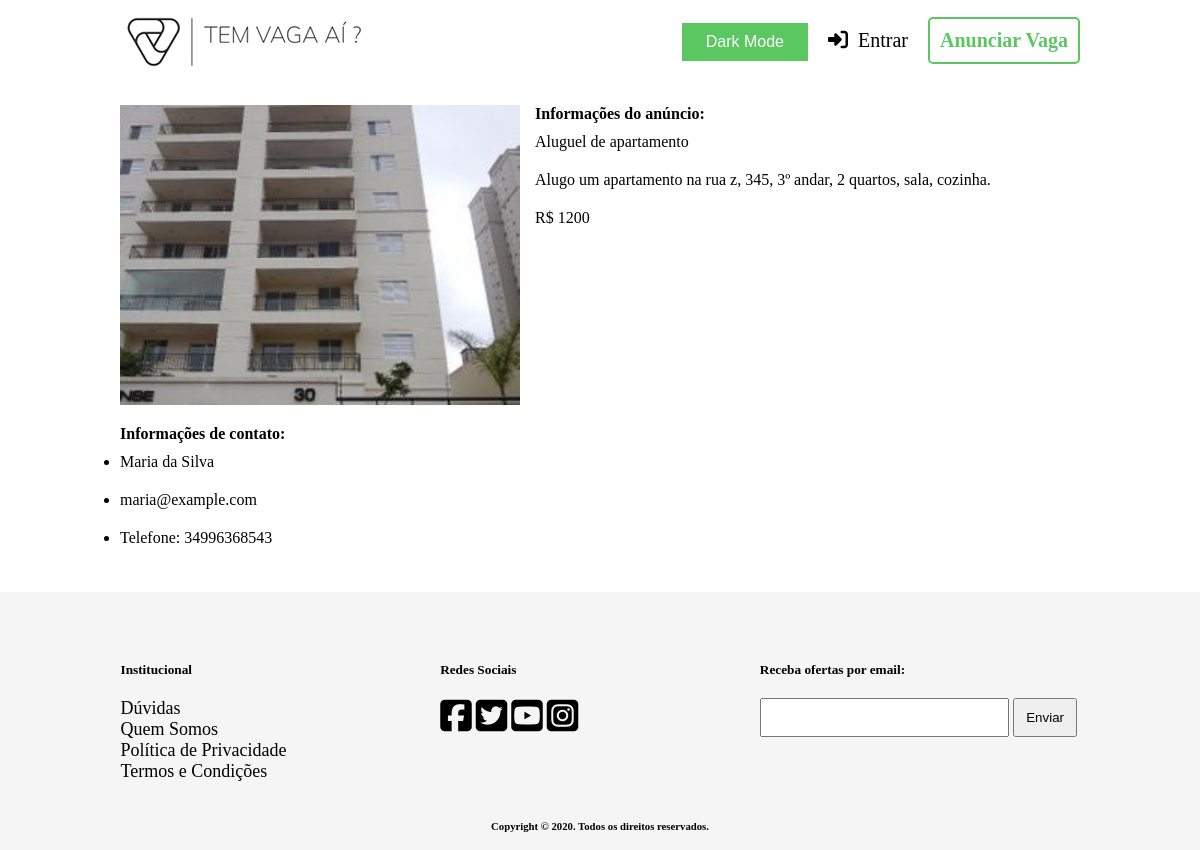
Screenshot of /paginas/detalhesAnuncios.php?idAnuncio=6 with the database file from the repository.
### tables this page shows
CREATE TABLE IF NOT EXISTS Imagem (
    idImagem INT NOT NULL AUTO_INCREMENT PRIMARY KEY,
    url VARCHAR(90),
    Anuncio_idAnuncio INT
);

CREATE TABLE IF NOT EXISTS Anuncio (
    idAnuncio INT NOT NULL AUTO_INCREMENT PRIMARY KEY,
    titulo VARCHAR(45),
    descricao VARCHAR(150),
    valor FLOAT,
    Usuario_idUsuario INT
);

CREATE TABLE IF NOT EXISTS Usuario (
    idUsuario INT NOT NULL AUTO_INCREMENT PRIMARY KEY,
    nome VARCHAR(45),
    email VARCHAR(45),
    senha VARCHAR(45),
    telefone VARCHAR(45)
);

### classes/Anuncio.class.php (called while the page is built, shortened)
<?php
class Anuncio {
    public function getAnuncio($idAnuncio) {
        global $pdo;
        $sql = $pdo->prepare("SELECT * FROM Anuncio WHERE idAnuncio = ? LIMIT 1");
        $sql->bindParam(1, $idAnuncio);
        $array = NULL;
        if ($sql->execute() == true) {
            if ($sql->rowCount() > 0) {
                $array = $sql->fetch();
                return $array;
            }
        }
        return $array;
    }
    public function getImagensPorAnuncio ($idAnuncio) {
        global $pdo;
        $sql = $pdo->prepare("SELECT * FROM Imagem WHERE Anuncio_idAnuncio = ?");
        $sql->bindParam(1, $idAnuncio);
        $array = NULL;
        if ($sql->execute() == true) {
            if ($sql->rowCount() > 0) {
                $array = $sql->fetchAll();
            }
        }
        return $array;
    }
}
?>

### classes/Usuario.class.php (called while the page is built, shortened)
<?php
class Usuario {
    public function getUsuario($idUsuario) {
        global $pdo;
        $sql = $pdo->prepare("SELECT * FROM Usuario WHERE idUsuario = ? LIMIT 1");
        $sql->bindParam(1, $idUsuario);
        if ($sql->execute() == true) {
            if ($sql->rowCount() == 1) {
                $array = $sql->fetch();
                return $array;
            }
        }
        return false;
    }
}
?>

### paginas/detalhesAnuncios.php (the view, shortened to what this page needs)
<!DOCTYPE html>
<html>
    <head>
        <link rel="stylesheet" href="../css/footer.css">
        <link rel="stylesheet" href="../css/header.css">
        <link rel="stylesheet" href="../css/darkMode.css">
        <link rel="stylesheet" href="../css/detalhesAnuncio.css">
    <body>
        <?php require './header.php'; ?>
        <div class="detalhesAnuncio">
            <?php
            require '../classes/Anuncio.class.php';
            $a = new Anuncio();
            $pastaImagens = __ROOT__.'/imagens/anuncios/';
            if (isset($_GET)) :
                if (isset($_GET['idAnuncio']) && !empty($_GET['idAnuncio'])) {
                    $anuncio = $a->getAnuncio($_GET['idAnuncio']);
                }
                if (isset($anuncio) && !empty($anuncio)):
                    ?>
                        <div class='anuncio'>
                            <div class='imagem'>
                                <?php
                                $imagens = $a->getImagensPorAnuncio($anuncio['idAnuncio']);
                                if (isset($imagens) && !empty($imagens)) {
                                    foreach ($imagens as $img) {
                                        echo "<img src='".$pastaImagens.$img['url']."' alt=''>";
                                    }
                                }
                                ?>
                            </div>
                            <div class='infoAnuncio'>
                                <h4>Informações do anúncio: </h4>
                                <span class="titulo"><?php echo $anuncio['titulo'] ?></span>
                                <span class="descricao"><?php echo $anuncio['descricao'] ?></span>
                                <span class="valor"><?php echo "R$ ".$anuncio['valor'] ?></span>
                            </div>
                        </div>
                        <div class="contato">
                            <?php
                            require_once '../classes/Usuario.class.php';
                            $u = new Usuario();
                            $user = $u->getUsuario($anuncio['Usuario_idUsuario']);
                            if (isset($user) && !empty($user)):
                            ?>
                                <div class="infoUsuario">
                                    <h4>Informações de contato:</h4>
                                    <ul>
                                        <li><span class="nome"><?php echo $user['nome'] ?></span></li>
                                        <li><span class="email"><?php echo $user['email'] ?></span></li>
                                        <li><span class="telefone"><?php echo "Telefone: ".$user['telefone'] ?></span></li>
                                    </ul>
                                </div>
                            <?php endif; ?>
                        </div>
                    <?php
                else:
                    echo "<h4 style='padding-top: 20px;'>Nada encontrado</h4>";
                endif;
            else:
                echo "<h4 style='padding-top: 20px;'>Nada encontrado</h4>";
            endif;
            ?>
        </div>
        <?php require './footer.php' ?>
    </body>
</html>

### css/header.css (style rules this page uses)
* { box-sizing: border-box; margin: 0; padding: 0; }
body { background-color: rgb(252,252,252); display: flex; flex-direction: column; justify-content: space-between; min-height: 100vh; }

### css/darkMode.css (style rules this page uses)
body { background-color: white; color: black; }

### css/detalhesAnuncio.css (style rules this page uses)
.detalhesAnuncio { min-height: 64vh; margin: 0 auto; width: 80%; padding-top: 25px; }
span { display: block; padding: 10px 0; }
.anuncio { width: 100%; }
.anuncio .imagem { display: inline-block; width: 400px; height: 300px; float: left; overflow: hidden; }
.anuncio .imagem img { width: 100%; height: 100%; }
.anuncio .infoAnuncio { width: calc(100% - 400px); display: inline-block; float: left; padding-left: 15px; }
.contato { clear:both; padding-top: 20px; }

### rows the page displays
imagem: url (picture)
anuncio: titulo "Aluguel de apartamento", descricao "Alugo um apartamento na rua z, 345, 3º andar, 2 quartos, sala, cozinha.", valor "1200"
usuario: nome "Maria da Silva", email "maria@example.com", telefone "34996368543"
